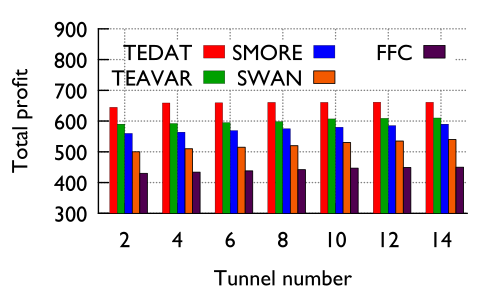

Here is the gnuplot script that generated this plot:
# vim: set filetype=gnuplot :
set terminal pdfcairo font "Gill-Sans,12" linewidth 2 rounded fontscale 1.0

# Line style for axes
set style line 80 lt rgb "#808080"

# Line style for grid
set style line 81 lt 0  # dashed
set style line 81 lt rgb "#808080"  # grey
set style line 82 lt rgb "black"  # grey

set grid back linestyle 81
set border 3 back linestyle 80 # Remove border on top and right.  These
             # borders are useless and make it harder
             # to see plotted lines near the border.
    # Also, put it in grey; no need for so much emphasis on a border.



set xtics nomirror
set ytics nomirror

#set log x
#set mxtics 10    # Makes logscale look good.

# Line styles: try to pick pleasing colors, rather
# than strictly primary colors or hard-to-see colors
# like gnuplot's default yellow.  Make the lines thick
# so they're easy to see in small plots in papers.


set style line 1 lt rgb "red" lw 0.1 pt 1
set style line 2 lt rgb "#00A000" lw 0.1 pt 6
set style line 3 lt rgb "blue" lw 0.1 pt 2
set style line 4 lt rgb "#F25900" lw 0.6 pt 9
set style line 5 lt rgb "#500050" lw 0.6 pt 12 ps 1.5
set style line 6 lt rgb "#000000" lw 0.6 pt 13 ps 1.5

set style arrow 1 head filled size screen 0.025,30,45
set style arrow 2 head nofilled size screen 0.03,15
set style arrow 3 head filled size screen 0.03,15,45
set style arrow 4 head filled size screen 0.03,15
set style arrow 5 heads filled size screen 0.03,15,135
set style arrow 6 head empty size screen 0.03,15,135
set style arrow 7 nohead
set style arrow 8 heads size screen 0.008,90

set dashtype 2 (6,5)
set dashtype 3 (6,5,1,5)




set style data histogram
set style fill solid border -1
set bars 0.6


#set format x '%2.1t*10^{%L}'



set grid back linestyle 81
set border 3 back linestyle 82


set key maxrows 2
set key samplen 1

set output "ksp.pdf"


set xlabel "Tunnel number"
set ylabel "Total profit"



set size ratio 0.5




set xrange [-0.5:6.5]
set yrange [300:900]


plot \
	'ksp.txt' u 2:xtic(1) t "TEDAT" ls 1, '' u 3:xtic(1) t "TEAVAR" ls 2,'' u 4:xtic(1) t "SMORE" ls 3,'' u 5:xtic(1) t "SWAN" ls 4,'' u 6:xtic(1) t "FFC" ls 5
